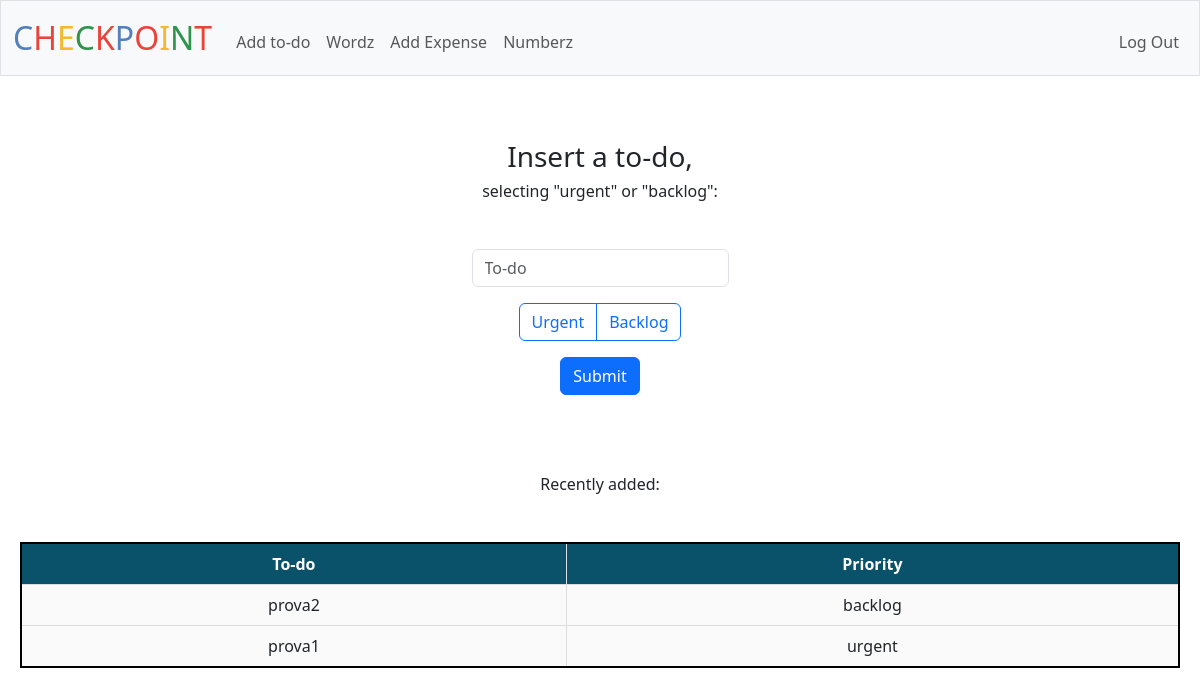
The page /todo (signed in) on the database as committed earlier.
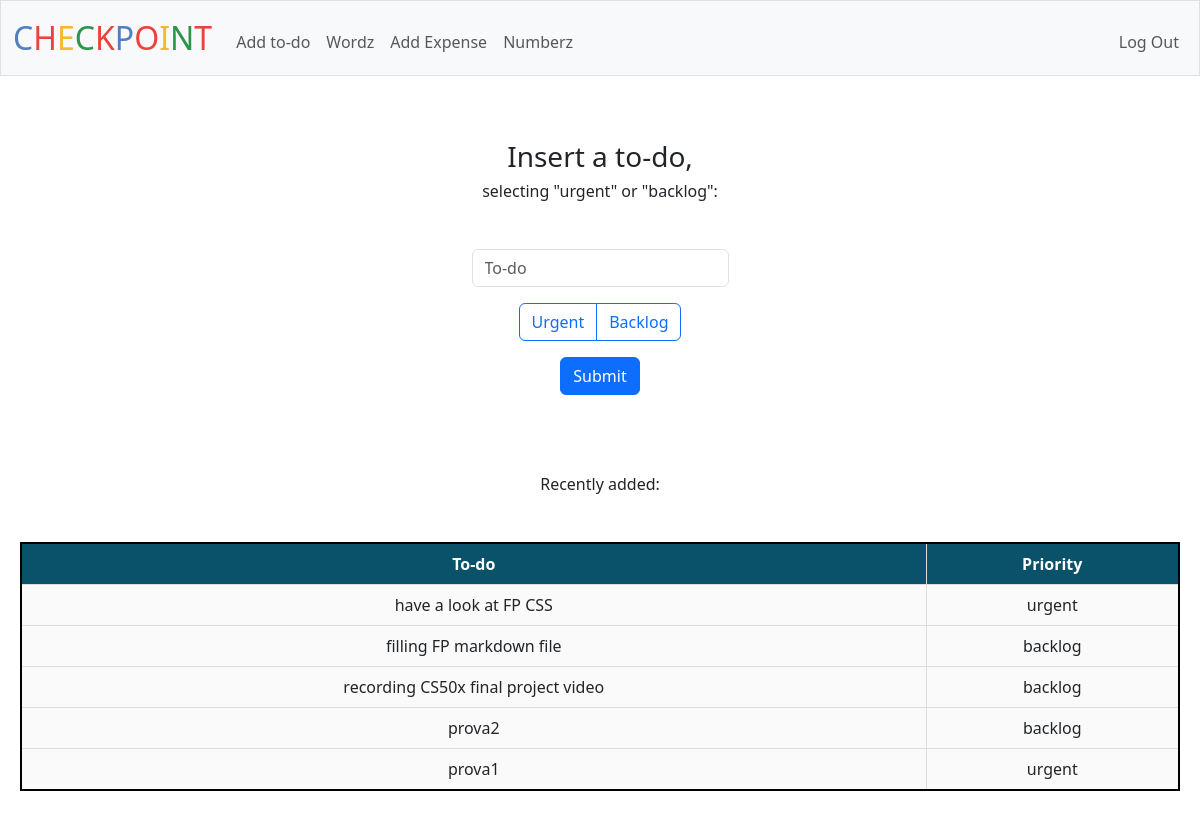
The same page on the database as committed later.
### tables this page shows
CREATE TABLE "todos" (
id INTEGER PRIMARY KEY AUTOINCREMENT NOT NULL,
username TEXT,
category TEXT,
item TEXT,
status TEXT,
timedate DATETIME DEFAULT CURRENT_TIMESTAMP,
FOREIGN KEY (username) REFERENCES users(username)
);

### app.py (the view)
@app.route("/todo", methods=["GET", "POST"])
@login_required
def todo():
    if request.method == "POST":
        todo=request.form.get("todo")
        prio=request.form.get("prio")
        if not todo or not prio:
            flash("Missing information. Try Again")
            return redirect("/todo")
        if db.execute("SELECT * FROM todos WHERE username = ? AND item = ?", session["username"], todo):
            flash("This todo already exists. Try Again")
            return redirect("/todo")
        db.execute("INSERT INTO todos (username, category, item, status) VALUES (?,?,?,?)",session["username"], prio, todo, "open")
        return redirect("/todo")
    else: #if GET mando html
        todo_history = db.execute("SELECT item, category FROM todos WHERE username = ? ORDER BY timedate DESC LIMIT 5", session["username"])
        return render_template("todo.html", todo_history=todo_history)

### app.py (called while the page is built)
@app.after_request
def after_request(response):
    response.headers["Cache-Control"] = "no-cache, no-store, must-revalidate"
    response.headers["Expires"] = 0
    response.headers["Pragma"] = "no-cache"
    return response

### helpers.py (called while the page is built)
def login_required(f):
    @wraps(f)
    def decorated_function(*args, **kwargs):
        if session.get("user_id") is None:
            return redirect("/login")
        return f(*args, **kwargs)
    return decorated_function

### templates/todo.html (shortened to what this page needs)
{% extends "layout.html" %}
{% block main %}
<p>
    <h3> Insert a to-do,</h3>
    <h6> selecting "urgent" or "backlog":</h6><br>
</p>
<form action="/todo" method="post">
    <div class="mb-3">
        <input autocomplete="off" autofocus class="form-control mx-auto w-auto" name="todo" placeholder="To-do" type="text">
    </div>
    <div class="mb-3 btn-group" role="group">
        <label class="btn btn-outline-primary" for="urgent">Urgent</label>
        <label class="btn btn-outline-primary" for="backlog">Backlog</label>
    </div>
    <div class="mb-3">
        <button class="btn btn-primary" type="submit">Submit</button>
    </div>
</form>
    <p>
        <br><br></vr><h6>Recently added:</h6>
    </p>
    <div style="overflow-x: auto;">
        <table>
            <tr>
                <th>To-do</th>
                <th>Priority</th>
            </tr>
            {% for row in todo_history %}
            <tr>
                <td>{{ row.item }}</td>
                <td>{{ row.category }}</td>
            </tr>
            {% endfor %}
        </table>
    </div>
{% endblock %}

### templates/layout.html (shortened to what this page needs)
<!DOCTYPE html>
<html lang="en">
    <head>
        <link href="https://cdn.jsdelivr.net/npm/bootstrap@5.3.3/dist/css/bootstrap.min.css" rel="stylesheet">
        <link href="/static/styles.css" rel="stylesheet">
    </head>
    <body>
        <nav class="bg-light border navbar navbar-expand-md navbar-light">
            <div class="container-fluid">
                <a class="navbar-brand" href="/"><span class="blue">C</span><span class="red">H</span><span class="yellow">E</span><span class="green">C</span><span class="red">K</span><span class="blue">P</span><span class="red">O</span><span class="yellow">I</span><span class="green">N</span><span class="red">T</span></a>
                <div class="collapse navbar-collapse" id="navbar">
                    {% if session["user_id"] %}
                        <ul class="navbar-nav me-auto mt-2">
                            <li class="nav-item"><a class="nav-link" href="/todo">Add to-do</a></li>
                            <li class="nav-item"><a class="nav-link" href="/wordz">Wordz</a></li>
                            <li class="nav-item"><a class="nav-link" href="/expense">Add Expense</a></li>
                            <li class="nav-item"><a class="nav-link" href="/numberz">Numberz</a></li>
                        </ul>
                        <ul class="navbar-nav ms-auto mt-2">
                            <li class="nav-item"><a class="nav-link" href="/logout">Log Out</a></li>
                        </ul>
                    {% else %}
                        <ul class="navbar-nav ms-auto mt-2">
                            <li class="nav-item"><a class="nav-link" href="/register">Register</a></li>
                            <li class="nav-item"><a class="nav-link" href="/login">Log In</a></li>
                        </ul>
                    {% endif %}
                </div>
            </div>
        </nav>
        <main class="container py-5 text-center">
            {% block main %}{% endblock %}
        </main>
    </body>
</html>

### static/styles.css (style rules this page uses)
nav .navbar-brand { font-size: xx-large; }
nav .navbar-brand .blue { color: #537fbe; }
nav .navbar-brand .red { color: #ea433b; }
nav .navbar-brand .yellow { color: #f5b82e; }
nav .navbar-brand .green { color: #2e944b; }
table { margin: 2rem auto 3rem auto; border: 2px solid black; border-collapse: collapse; background-color: #FAFAFA; width: 100%; white-space: nowrap; }
td, th { border: 1px solid #ddd; padding: 8px; text-align: center; }
th { background-color: #0A5269; color: white; }
a { text-decoration: none; }
.container { max-width: 1200px; margin: 0 auto; padding: 20px; }

Rows that differ between the two databases and show on the page:
added todos: item "have a look at FP CSS", category "urgent"
added todos: item "filling FP markdown file", category "backlog"
added todos: item "recording CS50x final project video", category "backlog"
